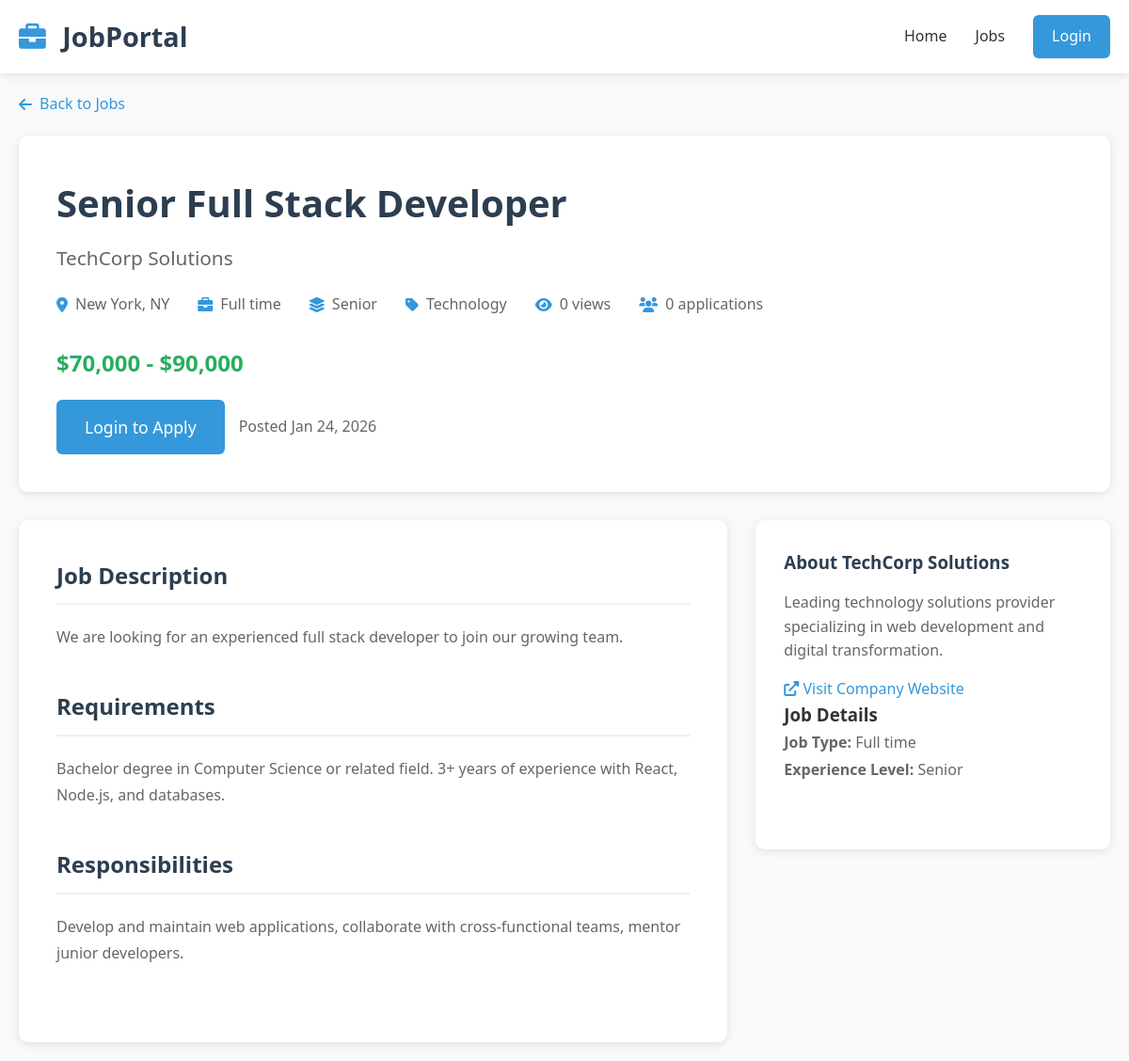
Page /job-details.php?id=1 on the committed database.
### tables this page shows
CREATE TABLE job_postings (
    id INT AUTO_INCREMENT PRIMARY KEY,
    employer_id INT NOT NULL,
    category_id INT,
    title VARCHAR(255) NOT NULL,
    description TEXT NOT NULL,
    requirements TEXT,
    responsibilities TEXT,
    location VARCHAR(255) NOT NULL,
    salary_min DECIMAL(10,2),
    salary_max DECIMAL(10,2),
    job_type ENUM('full_time','part_time','contract','freelance','internship','remote') NOT NULL,
    experience_level ENUM('entry','junior','mid','senior','executive') NOT NULL,
    application_deadline DATE DEFAULT NULL,
    views_count INT DEFAULT 0,
    applications_count INT DEFAULT 0,
    is_active BOOLEAN DEFAULT TRUE,
    posted_date TIMESTAMP DEFAULT CURRENT_TIMESTAMP,
    updated_at TIMESTAMP DEFAULT CURRENT_TIMESTAMP ON UPDATE CURRENT_TIMESTAMP,

    CONSTRAINT fk_job_employer
        FOREIGN KEY (employer_id) REFERENCES users(id)
        ON DELETE RESTRICT,

    CONSTRAINT fk_job_category
        FOREIGN KEY (category_id) REFERENCES job_categories(id)
        ON DELETE SET NULL
);

CREATE TABLE employer_profiles (
    id INT AUTO_INCREMENT PRIMARY KEY,
    user_id INT NOT NULL UNIQUE,
    company_name VARCHAR(255) NOT NULL,
    company_description TEXT,
    industry VARCHAR(100),
    company_size VARCHAR(50),
    website VARCHAR(255),
    headquarters VARCHAR(255),
    logo_filename VARCHAR(255),
    created_at TIMESTAMP DEFAULT CURRENT_TIMESTAMP,
    updated_at TIMESTAMP DEFAULT CURRENT_TIMESTAMP ON UPDATE CURRENT_TIMESTAMP,

    CONSTRAINT fk_emp_user
        FOREIGN KEY (user_id) REFERENCES users(id)
        ON DELETE RESTRICT
);

CREATE TABLE job_categories (
    id INT AUTO_INCREMENT PRIMARY KEY,
    name VARCHAR(100) NOT NULL UNIQUE,
    description TEXT,
    icon VARCHAR(100),
    sort_order INT DEFAULT 0,
    is_active BOOLEAN DEFAULT TRUE,
    created_at TIMESTAMP DEFAULT CURRENT_TIMESTAMP
);

### job-details.php (the view, shortened to what this page needs)
<?php
$host = 'localhost';
$dbname = 'job_portal';
$username = 'root';
$password = '';
try {
    $pdo = new PDO("mysql:host=$host;dbname=$dbname", $username, $password);
    $pdo->setAttribute(PDO::ATTR_ERRMODE, PDO::ERRMODE_EXCEPTION);
    $job_id = $_GET['id'];
    $stmt = $pdo->prepare("
        SELECT jp.*, jc.name as category_name, ep.company_name, ep.company_description, ep.website
        FROM job_postings jp
        LEFT JOIN job_categories jc ON jp.category_id = jc.id
        LEFT JOIN users u ON jp.employer_id = u.id
        LEFT JOIN employer_profiles ep ON u.id = ep.user_id
        WHERE jp.id = ? AND jp.is_active = TRUE
    ");
    $stmt->execute([$job_id]);
    $job = $stmt->fetch();
    $already_applied = false;
} catch (Exception $e) {
    $error = $e->getMessage();
    header('Location: jobs.php');
    exit();
}
?>
<!DOCTYPE html>
<html lang="en">
<head>
    <link href="https://cdnjs.cloudflare.com/ajax/libs/font-awesome/6.0.0/css/all.min.css" rel="stylesheet">
</head>
<body>
    <nav class="navbar">
        <div class="nav-container">
            <div class="nav-logo">
                <h2><i class="fas fa-briefcase"></i> JobPortal</h2>
            </div>
            <div class="nav-links">
                <a href="index.php" class="nav-link">Home</a>
                <a href="jobs.php" class="nav-link">Jobs</a>
                <?php if (isset($_SESSION['user_id'])): ?>
                    <a href="dashboard.php" class="nav-link">Dashboard</a>
                    <a href="logout.php" class="btn btn-outline">Logout</a>
                <?php else: ?>
                    <a href="index.php" class="btn btn-primary">Login</a>
                <?php endif; ?>
            </div>
        </div>
    </nav>
    <div class="container">
        <a href="jobs.php" class="back-link">
            <i class="fas fa-arrow-left"></i> Back to Jobs
        </a>
        <div class="job-header">
            <h1 class="job-title"><?= htmlspecialchars($job['title']) ?></h1>
            <div class="job-company"><?= htmlspecialchars($job['company_name'] ?? 'Company Name') ?></div>
            <div class="job-meta">
                <span><i class="fas fa-map-marker-alt"></i> <?= htmlspecialchars($job['location']) ?></span>
                <span><i class="fas fa-briefcase"></i> <?= ucfirst(str_replace('_', ' ', $job['job_type'])) ?></span>
                <span><i class="fas fa-layer-group"></i> <?= ucfirst($job['experience_level']) ?></span>
                <?php if ($job['category_name']): ?>
                    <span><i class="fas fa-tag"></i> <?= htmlspecialchars($job['category_name']) ?></span>
                <?php endif; ?>
                <span><i class="fas fa-eye"></i> <?= $job['views_count'] ?> views</span>
                <span><i class="fas fa-users"></i> <?= $job['applications_count'] ?> applications</span>
            </div>
            <div class="job-salary">
                <?php if ($job['salary_min'] && $job['salary_max']): ?>
                    $<?= number_format($job['salary_min']) ?> - $<?= number_format($job['salary_max']) ?>
                <?php elseif ($job['salary_min']): ?>
                    $<?= number_format($job['salary_min']) ?>+
                <?php else: ?>
                    Salary not specified
                <?php endif; ?>
            </div>
            <div class="apply-section">
                <?php if (isset($_SESSION['user_id']) && $_SESSION['user_type'] === 'job_seeker' && !$already_applied): ?>
                    <button onclick="applyToJob(<?= $job['id'] ?>)" class="btn btn-primary btn-large">
                        <i class="fas fa-paper-plane"></i> Apply Now
                    </button>
                <?php elseif (!isset($_SESSION['user_id'])): ?>
                    <a href="index.php" class="btn btn-primary btn-large">Login to Apply</a>
                <?php endif; ?>
                <span style="color: #666;">Posted <?= date('M j, Y', strtotime($job['posted_date'])) ?></span>
            </div>
        </div>
        <div class="job-content">
            <div class="job-main">
                <div class="section">
                    <h2>Job Description</h2>
                    <p><?= nl2br(htmlspecialchars($job['description'])) ?></p>
                </div>
                <?php if ($job['requirements']): ?>
                    <div class="section">
                        <h2>Requirements</h2>
                        <p><?= nl2br(htmlspecialchars($job['requirements'])) ?></p>
                    </div>
                <?php endif; ?>
                <?php if ($job['responsibilities']): ?>
                    <div class="section">
                        <h2>Responsibilities</h2>
                        <p><?= nl2br(htmlspecialchars($job['responsibilities'])) ?></p>
                    </div>
                <?php endif; ?>
            </div>
            <div class="job-sidebar">
                <div class="company-info">
                    <h3>About <?= htmlspecialchars($job['company_name'] ?? 'Company') ?></h3>
                    <?php if ($job['company_description']): ?>
                        <p><?= nl2br(htmlspecialchars($job['company_description'])) ?></p>
                    <?php endif; ?>
                    <?php if ($job['website']): ?>
                        <a href="<?= htmlspecialchars($job['website']) ?>" target="_blank" class="company-link">
                            <i class="fas fa-external-link-alt"></i> Visit Company Website
                        </a>
                    <?php endif; ?>
                </div>
                <div class="section">
                    <h3>Job Details</h3>
                    <p><strong>Job Type:</strong> <?= ucfirst(str_replace('_', ' ', $job['job_type'])) ?></p>
                    <p><strong>Experience Level:</strong> <?= ucfirst($job['experience_level']) ?></p>
                </div>
            </div>
        </div>
    </div>
</body>
</html>

### job-details.php (style rules this page uses)
* { margin: 0; padding: 0; box-sizing: border-box; }
body { font-family: 'Segoe UI', Tahoma, Geneva, Verdana, sans-serif; line-height: 1.6; color: #333; background-color: #f8f9fa; }
.navbar { background: #fff; box-shadow: 0 2px 10px rgba(0,0,0,0.1); padding: 1rem 0; position: sticky; top: 0; z-index: 1000; }
.nav-container { max-width: 1200px; margin: 0 auto; padding: 0 20px; display: flex; justify-content: space-between; align-items: center; }
.nav-logo h2 { color: #2c3e50; font-size: 1.8rem; }
.nav-logo i { color: #3498db; margin-right: 10px; }
.nav-links { display: flex; gap: 30px; align-items: center; }
.nav-link { text-decoration: none; color: #333; font-weight: 500; transition: color 0.3s ease; }
.btn { padding: 10px 20px; border: none; border-radius: 6px; cursor: pointer; font-size: 1rem; font-weight: 500; text-decoration: none; display: inline-block; text-align: center; transition: all 0.3s ease; }
.btn-primary { background: #3498db; color: white; }
.btn-large { padding: 15px 30px; font-size: 1.1rem; }
.container { max-width: 1200px; margin: 0 auto; padding: 20px; }
.job-header { background: white; padding: 40px; border-radius: 10px; box-shadow: 0 2px 10px rgba(0,0,0,0.1); margin-bottom: 30px; }
.job-title { font-size: 2.5rem; color: #2c3e50; margin-bottom: 10px; }
.job-company { font-size: 1.3rem; color: #666; margin-bottom: 20px; }
.job-meta { display: flex; flex-wrap: wrap; gap: 30px; margin-bottom: 30px; }
.job-meta span { display: flex; align-items: center; gap: 8px; font-size: 1rem; color: #666; }
.job-meta i { color: #3498db; }
.job-salary { font-size: 1.5rem; font-weight: 600; color: #27ae60; margin-bottom: 20px; }
.apply-section { display: flex; gap: 15px; align-items: center; }
.job-content { display: grid; grid-template-columns: 2fr 1fr; gap: 30px; }
.job-main { background: white; padding: 40px; border-radius: 10px; box-shadow: 0 2px 10px rgba(0,0,0,0.1); }
.job-sidebar { background: white; padding: 30px; border-radius: 10px; box-shadow: 0 2px 10px rgba(0,0,0,0.1); height: fit-content; }
.section { margin-bottom: 40px; }
.section h2 { color: #2c3e50; margin-bottom: 20px; padding-bottom: 10px; border-bottom: 2px solid #ecf0f1; }
.section p, .section ul { color: #666; line-height: 1.8; }
.company-info h3 { color: #2c3e50; margin-bottom: 15px; }
.company-info p { color: #666; margin-bottom: 15px; }
.company-link { color: #3498db; text-decoration: none; }
.back-link { display: inline-flex; align-items: center; gap: 8px; color: #3498db; text-decoration: none; margin-bottom: 20px; font-weight: 500; }

### rows in the picture
job_postings: title "Senior Full Stack Developer", employer_profiles.company_name "TechCorp Solutions", location "New York, NY", job_type "Full time", experience_level "Senior", category.name "Technology", views_count "0", applications_count "0", salary_min "70,000", salary_max "90,000", posted_date "Jan 24, 2026", description "We are looking for an experienced full stack developer to join our growing team.", requirements "Bachelor degree in Computer Science or related field. 3+ years of experience with React, Node.js, and databases.", responsibilities "Develop and maintain web applications, collaborate with cross-functional teams, mentor junior developers.", employer_profiles.company_description "Leading technology solutions provider specializing in web development and digital transformation."
